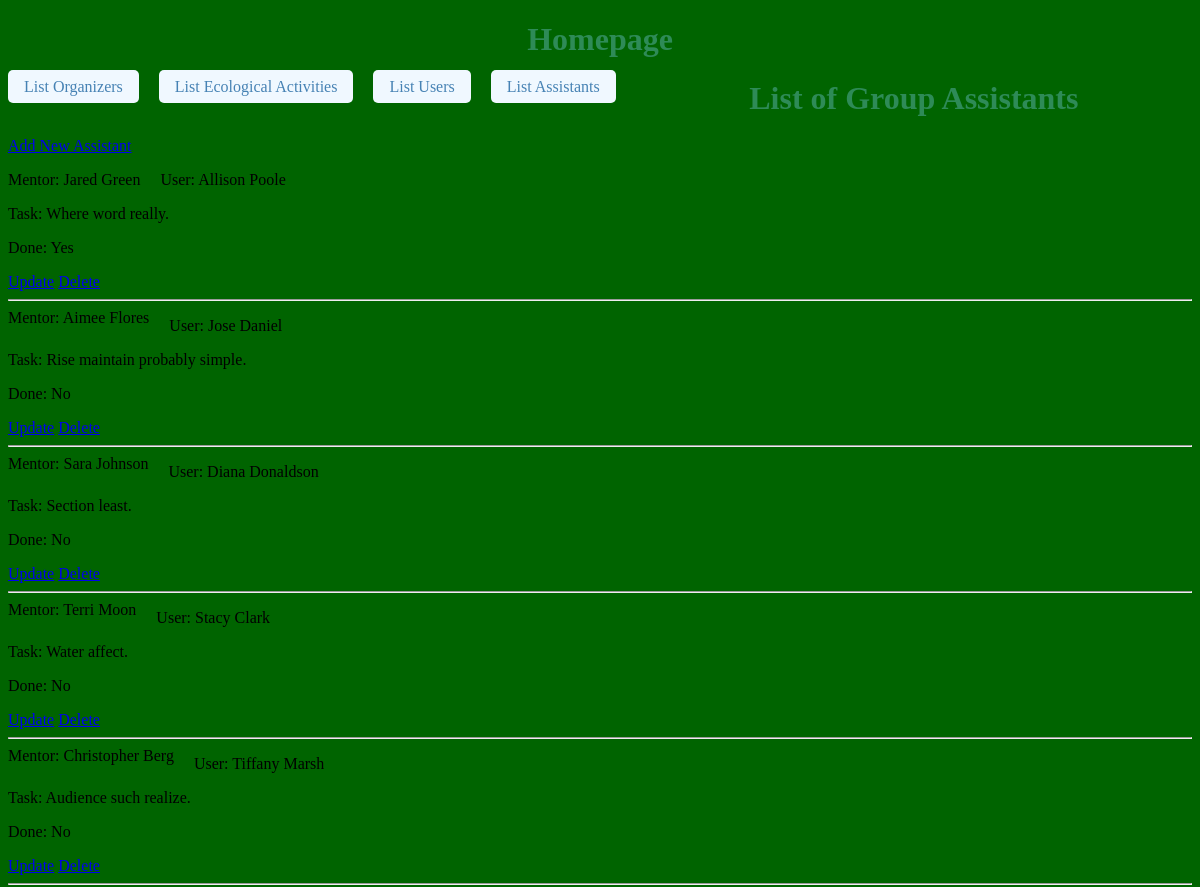
The app's page /landing/listAssistants/ (upper part), older data.
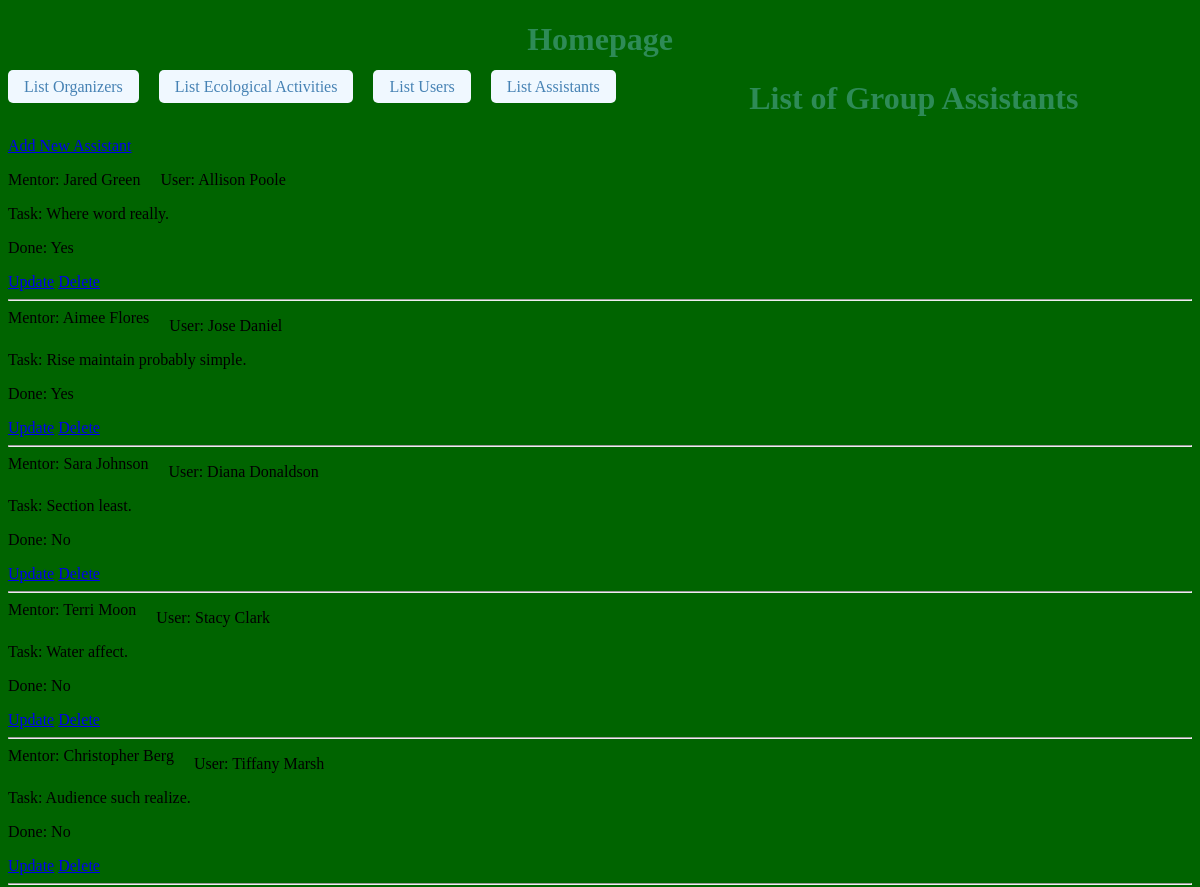
The same page, newer data.
### main/models.py (models this page shows, shortened)
class GroupAssistant(models.Model):
    mentor = models.OneToOneField(Organizer, on_delete=models.CASCADE)
    user = models.OneToOneField(User, on_delete=models.CASCADE, primary_key=True)
    ass_task = models.CharField(max_length=30)
    ass_done = models.BooleanField(default=False)

class Organizer(models.Model):
    org_name = models.CharField(max_length=20)
    org_lastname = models.CharField(max_length=20)
    org_contact = models.EmailField()
    org_companyID = models.CharField(max_length=15)

class User(models.Model):
    user_name = models.CharField(max_length=20)
    user_lastname = models.CharField(max_length=20)
    user_id = models.CharField(max_length=15)
    user_activ = models.ManyToManyField(EcoActivity)

### main/views.py (the view)
# urls.py: path('listAssistants/', views.GroupAssistantListView.as_view(), name='listAssistants'),
class GroupAssistantListView(ListView):
    model = GroupAssistant
    template_name = 'list_assistants.html'
    context_object_name = 'groups'

### main/templates/main/list_assistants.html (shortened to what this page needs)
{% extends "base_generic.html" %}
{% block content %}
<!DOCTYPE html>
<html>
<head>
</head>
<body>
    <h1>List of Group Assistants</h1>
    <a href="{% url 'Eco:addAssistant' %}">Add New Assistant</a>
    <ul>
        {% for assistant in groups %}
            <li>Mentor: {{ assistant.mentor.org_name }} {{ assistant.mentor.org_lastname }}</li>
            <p>User: {{ assistant.user.user_name }} {{ assistant.user.user_lastname }}</p>
            <p>Task: {{ assistant.ass_task }}</p>
            <p>Done: {% if assistant.ass_done %}Yes{% else %}No{% endif %}</p>
            <a href="{% url 'Eco:updateAssistant' assistant.pk %}">Update</a>
            <a href="{% url 'Eco:deleteAssistant' assistant.pk %}">Delete</a>
            <hr>
        {% empty %}
            <li>No group assistants available</li>
        {% endfor %}
    </ul>
</body>
</html>
{% endblock %}

Row changes from the older to the newer data that the page shows:
changed GroupAssistant "Rise maintain probably simple.": ass_done "No" → "Yes"
